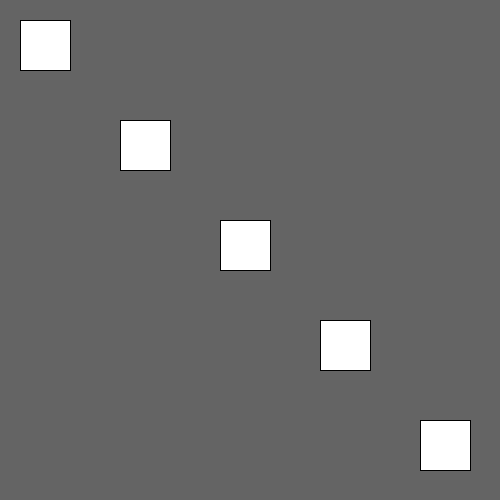
Frame 1 (no input)
Frame 60 (the mouse pressed at the canvas centre just before this capture): identical to frame 1, image omitted
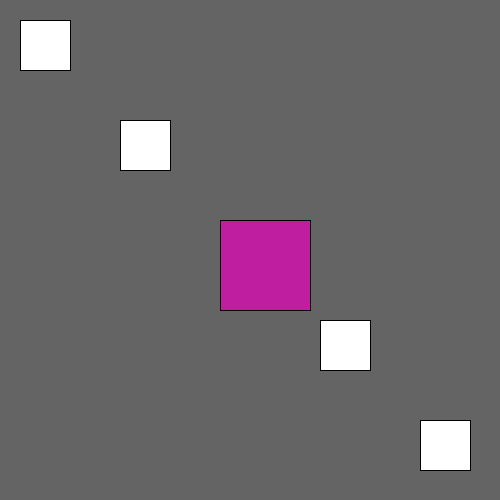
Frame 120 (the mouse held since frame 60 and released just before this capture)

The Processing sketch that drew these frames (run headless with seeded random() and noise(); from frame 60 on, the mouse is pressed at the canvas centre):

// Processing sketch: processing_66477
// ── processing_66477.pde

int[] positionX;
int[] positionY;
float[] squareSize;

void setup(){
size(500,500);
positionY = new int[5];
for (int i=0; i<positionY.length;i++) {
    positionY[i]= i*100+20;
  }
  
positionX = new int[5];
for (int i=0; i<positionX.length;i++) {
    positionX[i]= i*100+20;
  }

squareSize = new float[5];
for (int i=0; i<squareSize.length;i++) {
    squareSize[i]= 50;
  }
}

void draw(){
  background(100);
  fill(255);
  for(int i=0; i < 5; i++){
    
           
    if (mousePressed && mouseY >positionY[i] &&
        mouseY < positionY[i]+squareSize[i] && 
        mouseX >positionX[i] && 
        mouseX<positionX[i]+squareSize[i]){
        squareSize[i]= squareSize[i]*1.01;
            float rd= random(255);
            float bl= random(255);
            float gr= random(255);
            fill(rd,bl,gr);    }  
       rect(positionX[i],positionY[i],
    squareSize[i],squareSize[i]);   
    fill(255);
  }

}
